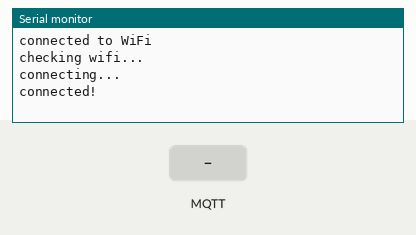
Simulated run of this sketch. Board: ESP8266 (NodeMCU). Shown: the last lines printed to the serial monitor. The test bench sets the inputs (shaded band). WiFi joins after 1.5 s; servers stay silent unless stated; random numbers use the default seed unless the sketch sets one; no MQTT or app messages arrive unless stated.

Above: at 2.7 s.
2.8 s: MQTT message "1" arrives on the first subscribed topic
At 3.2 s:
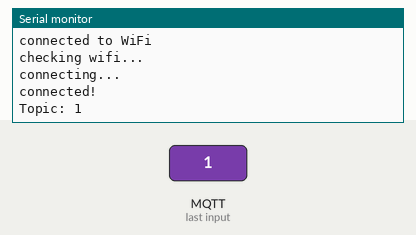
4.3 s: MQTT message "on" arrives on the first subscribed topic
At 5.4 s:
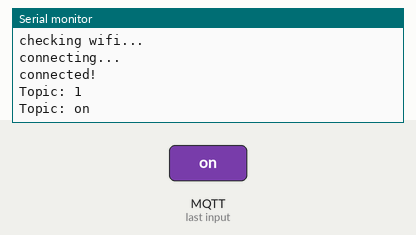
5.8 s: MQTT message "off" arrives on the first subscribed topic
At 6.5 s:
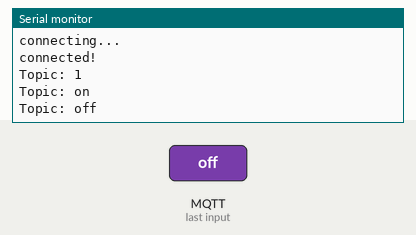

The sketch:

esp8266.ino
```cpp
#include <ESP8266WiFi.h>
#include <MQTT.h>
#include <WiFiManager.h>

//const char ssid[] = "yourwifiname";
//const char pass[] = "yourwifipassword";

WiFiClient net;
MQTTClient client;

unsigned long lastMillis = 0;

void connect() {
  Serial.print("checking wifi...");
  while (WiFi.status() != WL_CONNECTED) {
    Serial.print(".");
    delay(1000);
  }

  Serial.print("\nconnecting...");
  while (!client.connect("ESP8266", "iotunibo", "Vq95BxxTQkHlkcJS")) {
    Serial.print(".");
    delay(1000);
  }

  Serial.println("\nconnected!");

  client.subscribe("Topic");
}

void messageReceived(String &topic, String &payload) {
  Serial.println(topic + ": " + payload);
}

void setup() {
  WiFi.mode(WIFI_STA);
  Serial.begin(115200);
  WiFiManager wm;
  wm.resetSettings();
  bool res;
    // res = wm.autoConnect(); // auto generated AP name from chipid
    // res = wm.autoConnect("AutoConnectAP"); // anonymous ap
    res = wm.autoConnect("ESP8266AccessPoint","password"); // password protected ap
    if(!res) {
        Serial.println("Failed to connect");
        // ESP.restart();
    }
    else {
        //if you get here you have connected to the WiFi
        Serial.println("connected to WiFi");
    }
  // start wifi and mqtt
  //WiFi.begin(ssid, pass);
  client.begin("iotunibo.cloud.shiftr.io", net);
  client.onMessage(messageReceived);

  connect();
}

void loop() {
  client.loop();
  delay(10);

  // check if connected
  if (!client.connected()) {
    connect();
  }

  // publish a message roughly every second.
  if (millis() - lastMillis > 1000) {
    int temperature=random(-10,10);
    char cstr[2];
    itoa(temperature, cstr, 10);
    lastMillis = millis();
    client.publish("/Topic", cstr);
  }
}
```

Measured:
- after the input at 2.8 s, the serial monitor: prints a new line at once (image 1)
- after the input at 4.3 s, the serial monitor: prints a new line at once (image 2)
- after the input at 5.8 s, the serial monitor: prints a new line at once (image 3)
